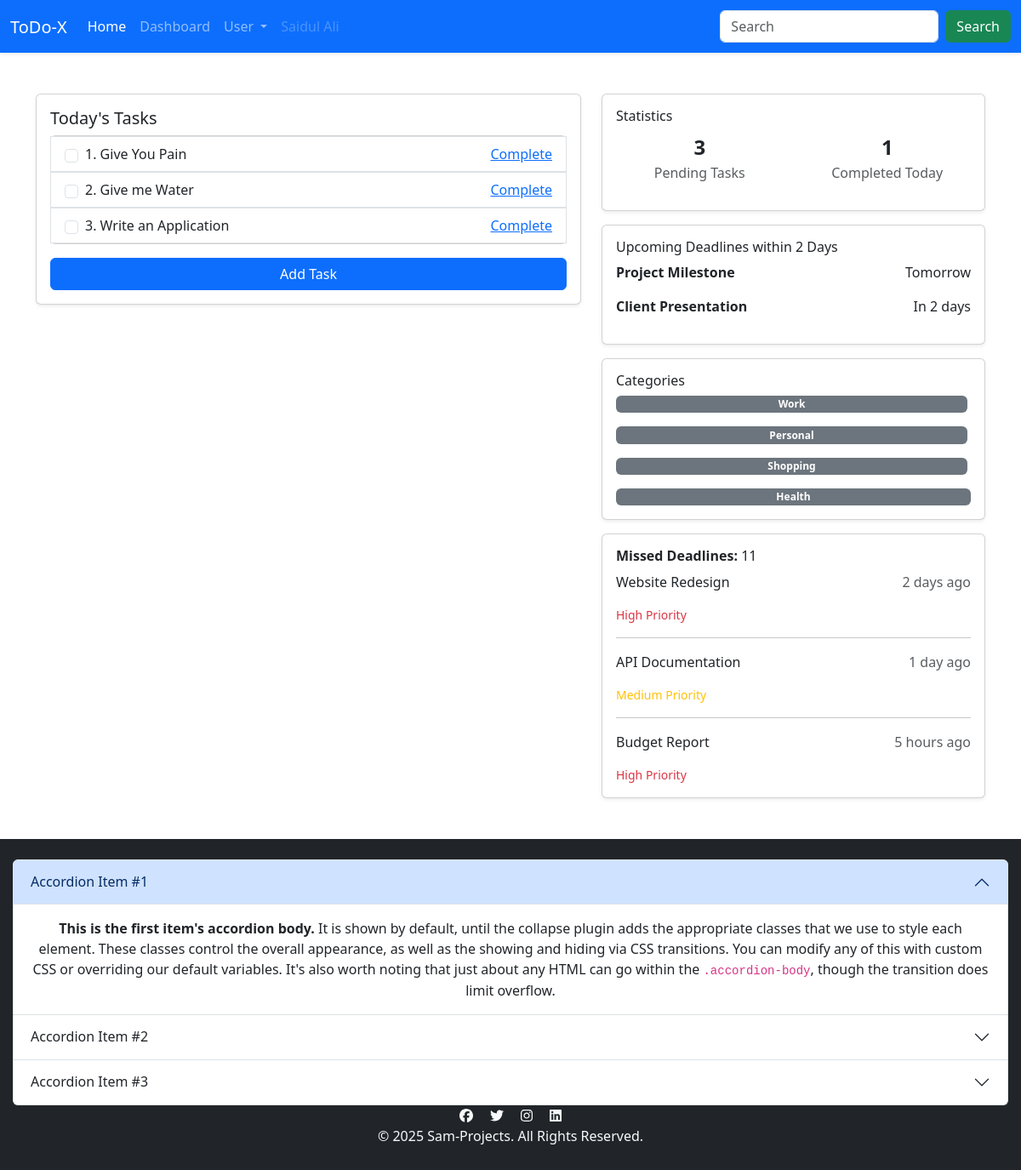
/dashboard/ (signed in), run on the app's committed database.
### Home/models.py (models this page shows, shortened)
class Task_Table(models.Model):
    user=models.ForeignKey(User, on_delete=models.CASCADE)
    IsComplete=models.BooleanField(default=False)
    CreatedAt=models.DateTimeField(auto_now_add=True)
    TaskName=models.TextField()
    TaskDescription=models.TextField(default="No Description")
    TaskCategory=models.CharField(max_length=15)
    Label=models.CharField(max_length=25,null=True,blank=True)
    DeadlineDate=models.DateField()
    DeadlineTime=models.TimeField(default=time(23, 59))

### Home/views.py (the view, shortened to what this page needs)
# urls.py: path('dashboard/',dashboard,name='Dashboard'),
@login_required(login_url="/login/")
def dashboard(request):
    Live_Tasks=Task_Table.objects.filter(user=request.user)
    context={
        "Page_Title":"ToDo-X",
        "Page_Heading":"ToDo-X",
        "Live_Tasks": Live_Tasks,
        "NoOfLiveTasks": len(Live_Tasks),
        "NoOfCompletedTasks":1,
        "MissedTasks":11
    }
    return render(request, "home/dashboard.html",context)

### Home/templates/home/dashboard.html (shortened to what this page needs)
{% extends "base.html" %}
{% block start_main %}
<div class="container mt-5">
    <div class="row">
        <div class="col-md-7">
            <div class="card shadow-sm p-3">
                <h5>Today's Tasks</h5>
                <ul id="task-list" class="list-group mb-3">
                    {% for task in Live_Tasks %}
                        <div class="accordion-item">
                            <li class="list-group-item d-flex align-items-center accordion-header" id="heading{{task.id}}">
                                <button class="accordion-button collapsed" type="button" data-bs-toggle="collapse" data-bs-target="#collapse{{task.id}}" aria-expanded="false" aria-controls="collapse{{task.id}}">
                                    <input type="checkbox" class="form-check-input me-2">
                                    {{forloop.counter}}. {{task.TaskName}}
                                </button>
                                <a href="/completeTask/{{task.id}}">Complete</a>
                            </li>
                      </div>
                    {% endfor %}
                </ul>
                <button type="button" class="btn btn-primary" data-bs-toggle="modal" data-bs-target="#exampleModal">
                    Add Task
                </button>
            </div>
        </div>
        <div class="col-md-5">
            <div class="card shadow-sm p-3 mb-3">
                <h6>Statistics</h6>
                <div class="row text-center">
                    <div class="col">
                        <span class="fs-4 fw-bold">{{NoOfLiveTasks}}</span>
                        <p class="text-muted">Pending Tasks</p>
                    </div>
                    <div class="col">
                        <span class="fs-4 fw-bold">{{NoOfCompletedTasks}}</span>
                        <p class="text-muted">Completed Today</p>
                    </div>
                </div>
            </div>
            <div class="card shadow-sm p-3 mb-3">
                <h6>Upcoming Deadlines within 2 Days </h6>
                <p class="ml-2"><strong>Project Milestone</strong> <span class="float-end">Tomorrow</span></p>
                <p><strong>Client Presentation</strong> <span class="float-end">In 2 days</span></p>
            </div>
            <div class="card shadow-sm p-3 mb-3">
                <h6>Categories</h6>
                <span class="badge bg-secondary me-1 ">Work</span>
                <span class="badge bg-secondary me-1 mt-3">Personal</span>
                <span class="badge bg-secondary me-1 mt-3">Shopping</span>
                <span class="badge bg-secondary mt-3">Health</span>
            </div>
            <div class="card shadow-sm p-3">
                <h6><strong>Missed Deadlines:</strong> {{MissedTasks}}</h6>
                <p>Website Redesign <span class="float-end text-muted">2 days ago</span></p>
                <small class="text-danger">High Priority</small>
                <hr>
                <p>API Documentation <span class="float-end text-muted">1 day ago</span></p>
                <small class="text-warning">Medium Priority</small>
                <hr>
                <p>Budget Report <span class="float-end text-muted">5 hours ago</span></p>
                <small class="text-danger">High Priority</small>
            </div>
        </div>
    </div>
</div>
{% endblock start_main %}

### Home/templates/base.html (shortened to what this page needs)
<!doctype html>
<html lang="en">
  <head>
    <link href="https://cdn.jsdelivr.net/npm/bootstrap@5.3.3/dist/css/bootstrap.min.css" rel="stylesheet">
  </head>
  <body>
    <nav class="navbar shadow-sm sticky-top navbar-expand-lg navbar-dark bg-primary">
        <div class="container-fluid">
          <h2><a class="navbar-brand" href="/home/">{{Page_Heading}}</a></h2>
          <div class="collapse navbar-collapse" id="navbarSupportedContent">
            <ul class="navbar-nav me-auto mb-2 mb-lg-0">
              <li class="nav-item">
                <a class="nav-link active" aria-current="page" href="/home/">Home</a>
              </li>
              <li class="nav-item">
                <a class="nav-link" href="/dashboard/">Dashboard</a>
              </li>
              <li class="nav-item dropdown">
                <a class="nav-link dropdown-toggle" href="#" id="navbarDropdown" role="button" data-bs-toggle="dropdown" aria-expanded="false">
                  User
                </a>
              </li>
              <li class="nav-item">
                <a class="nav-link disabled" href="#" tabindex="-1" aria-disabled="true">{{request.user.first_name}}</a>
              </li>
            </ul>
            <form class="d-flex">
              <input class="form-control me-2" type="search" placeholder="Search" aria-label="Search">
              <button class="btn btn-success" type="submit">Search</button>
            </form>
          </div>
        </div>
      </nav>
    <main>
      {% block start_main %}
      {% endblock start_main %}
    </main>
    <footer class="bg-dark text-light py-4 mt-5">
      <div class="accordion" id="accordionExample">
        <div class="accordion-item">
          <h2 class="accordion-header" id="headingOne">
            <button class="accordion-button" type="button" data-bs-toggle="collapse" data-bs-target="#collapseOne" aria-expanded="true" aria-controls="collapseOne">
              Accordion Item #1
            </button>
          </h2>
          <div id="collapseOne" class="accordion-collapse collapse show" aria-labelledby="headingOne" data-bs-parent="#accordionExample">
            <div class="accordion-body">
              <strong>This is the first item's accordion body.</strong> It is shown by default, until the collapse plugin adds the appropriate classes that we use to style each element. These classes control the overall appearance, as well as the showing and hiding via CSS transitions. You can modify any of this with custom CSS or overriding our default variables. It's also worth noting that just about any HTML can go within the <code>.accordion-body</code>, though the transition does limit overflow.
            </div>
          </div>
        </div>
        <div class="accordion-item">
          <h2 class="accordion-header" id="headingTwo">
            <button class="accordion-button collapsed" type="button" data-bs-toggle="collapse" data-bs-target="#collapseTwo" aria-expanded="false" aria-controls="collapseTwo">
              Accordion Item #2
            </button>
          </h2>
        </div>
        <div class="accordion-item">
          <h2 class="accordion-header" id="headingThree">
            <button class="accordion-button collapsed" type="button" data-bs-toggle="collapse" data-bs-target="#collapseThree" aria-expanded="false" aria-controls="collapseThree">
              Accordion Item #3
            </button>
          </h2>
        </div>
      </div>
        <div class="container text-center">
            <div>
                <a href="#" class="text-light mx-2"><i class="fab fa-facebook"></i></a>
                <a href="#" class="text-light mx-2"><i class="fab fa-twitter"></i></a>
                <a href="#" class="text-light mx-2"><i class="fab fa-instagram"></i></a>
                <a href="#" class="text-light mx-2"><i class="fab fa-linkedin"></i></a>
            </div>
            <p class="mb-1">© 2025 Sam-Projects. All Rights Reserved.</p>
        </div>
    </footer>
  </body>
</html>

### Home/templates/base.html (style rules this page uses)
body { background-color: #f8f9fa; }
footer { text-align: center; padding: 15px; background: #343a40; color: white; }

### data on the page
Task_Table: TaskName "Give You Pain"
Task_Table: TaskName "Give me Water"
Task_Table: TaskName "Write an Application"

### other printed values
{{ Page_Heading }} "ToDo-X"
{{ request.user.first_name }} "Saidul Ali"
{{ NoOfLiveTasks }} "3"
{{ NoOfCompletedTasks }} "1"
{{ MissedTasks }} "11"
